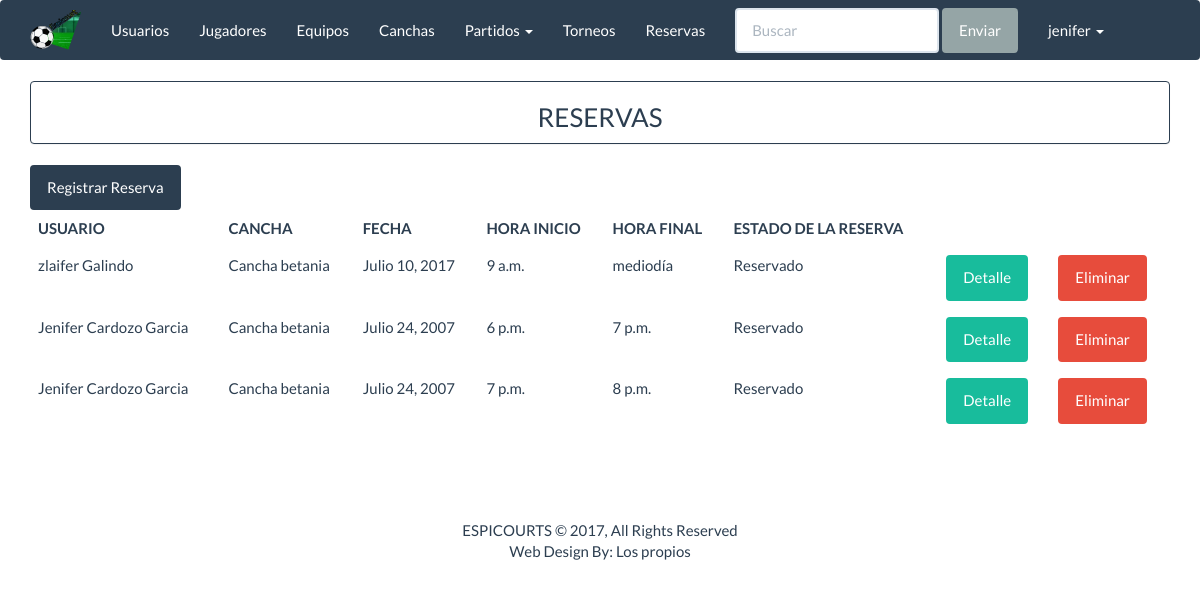
/espicourts/reservas_listar (signed in), run on an earlier commit of the app's database.
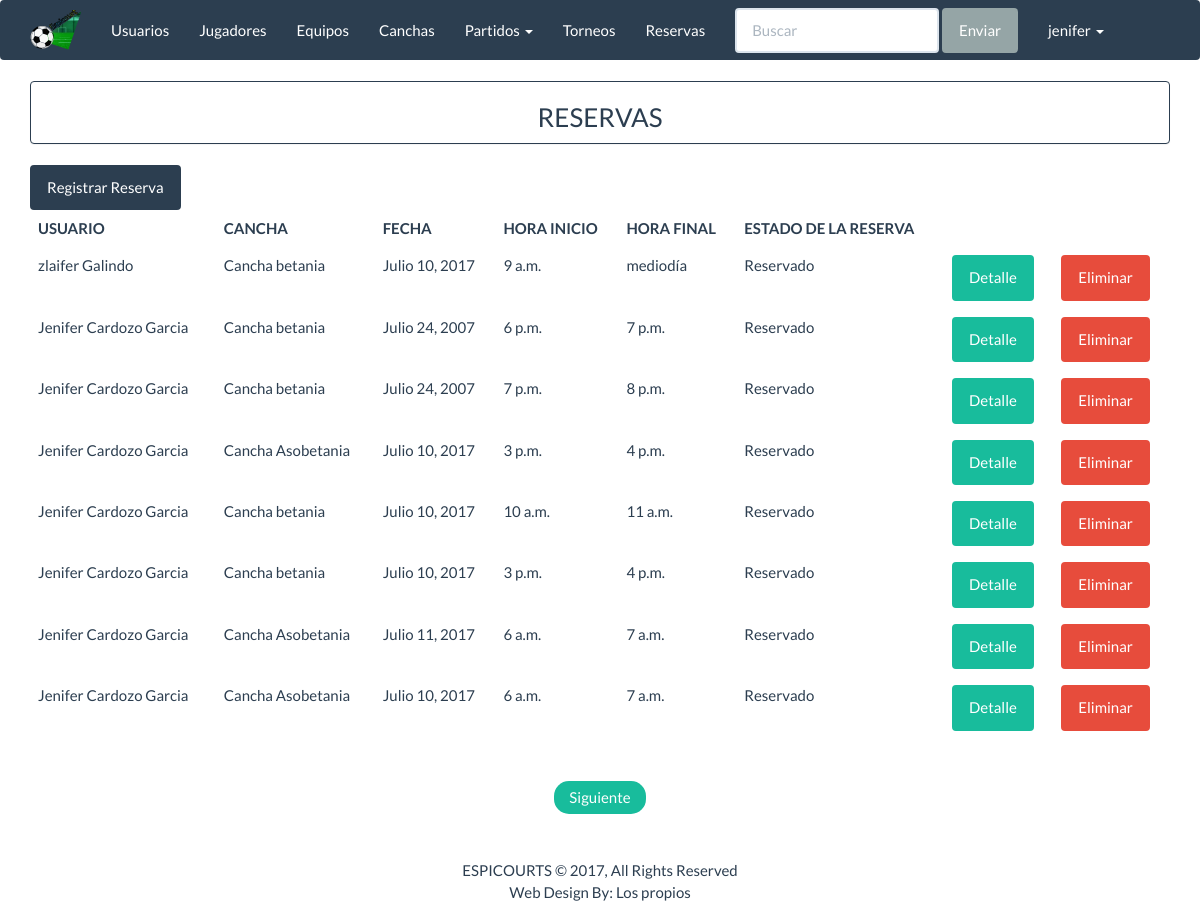
And on a later commit of the database.
### apps/inicio/models.py (models this page shows, shortened)
class Reserva(models.Model):
    fecha_reserva=models.DateField()
    hora_inicio=models.TimeField()
    hora_final = models.TimeField()
    cancha=models.ForeignKey(Cancha)
    usuario=models.ForeignKey(User)
    abono=models.DecimalField(max_digits=6,decimal_places=2)
    estados=((1,'Reservado'),(2,'Disponible'))
    estado_reserva=models.SmallIntegerField(choices=estados)
    class Meta:
        db_table='reserva'
        unique_together = ('hora_inicio', 'cancha')

class Cancha(models.Model):
    nombre_cancha=models.CharField('Nombre', max_length=30)
    direccion_cancha = models.CharField('Direccion', max_length=60)
    class Meta:
        db_table='cancha'

### apps/inicio/views.py (the view)
class ListarReserva(ListView):
    model = Reserva
    template_name = "reservas/reservas_listar.html"
    context_object_name = "reservas"
    paginate_by = 8

### templates/reservas/reservas_listar.html (shortened to what this page needs)
{% extends 'base/base.html' %}
{% block  content%}
<div class="panel panel-primary" align="center">
    <h3>RESERVAS</h3>
</div>
<a class="btn btn-primary " href="{% url 'espicourts:reservas_crear' %}" >Registrar Reserva</a>
<br>
<div class="table-responsive">
    <table class="table table-hover">
        <thead>
            <tr>
                <th>USUARIO</th>
                <th>CANCHA</th>
                <th>FECHA </th>
                <th>HORA INICIO</th>
                <th>HORA FINAL</th>
                <th>ESTADO DE LA RESERVA</th>
            </tr>
        </thead>
        <tbody>
            {% for c in reservas%}
            <tr>
                <td>{{ c.usuario.get_full_name }} </td>
                <td>{{ c.cancha.nombre_cancha}}</td>
                <td>{{ c.fecha_reserva}}</td>
                <td>{{ c.hora_inicio}}</td>
                <td>{{ c.hora_final}}</td>
                <td>{{ c.get_estado_reserva_display}}</td>
                <td>
                     <a href="{% url 'espicourts:reserva_detalle' c.id %}" button class="btn btn-success"> Detalle</a>
                </td>
                <td>
                     <a href="{% url 'espicourts:reservas_eliminar' c.id %}" button class="btn btn-danger"> Eliminar</a>
                </td>
            </tr>
            {% endfor %}
        </tbody>
    </table>
</div>
<div>
    <ul class="pager">
        <li>
            {% if page_obj.has_next %}
            <a href="?page={{ page_obj.next_page_number }}">Siguiente</a>
            {% endif %}
        </li>
    </ul>
</div>
{% endblock%}}

### templates/base/base.html (shortened to what this page needs)
{% load staticfiles %}
<!DOCTYPE html>
<html lang="en">
<head>
    <link rel="stylesheet" href="{% static 'css/bootstrap.min.css' %} ">
</head>
<body>
{% block navbar %}
<nav class="navbar navbar-default" role="navigation">
    <div class="container">
        <div class="navbar-header">
            <a href="{% url 'espicourts:index' %}" class="navbar-brand">
                <img src="../../static/images/espicourts-logo-mini.png" style="margin-top:-10px;"></a>
        </div>
        <ul class="nav navbar-nav navbar-static-top">
            <li><a href="{%  url 'espicourts:usuarios_listar' %}">Usuarios</a></li>
            <li><a href="{%  url 'espicourts:jugadores_listar' %}">Jugadores</a></li>
            <li><a href="{% url 'espicourts:equipos_listar' %}">Equipos</a></li>
            <li><a href="{% url 'espicourts:canchas_listar' %}">Canchas</a></li>
            <li class="dropdown">
                <a href="#" class="dropdown-toggle" data-toggle="dropdown">
                Partidos <b class="caret"></b>
                </a>
            </li>
            <li><a href="{% url 'espicourts:torneos_listar' %}">Torneos</a></li>
            <li><a href="{% url 'espicourts:reservas_listar' %}">Reservas</a></li>
            <form class="navbar-form navbar-left" role="search">
                <div class="form-group">
                    <input type="text" class="form-control" placeholder="Buscar">
                </div>
                <button type="submit" class="btn btn-default">Enviar</button>
            </form>
            <li class="dropdown">
                <a href="#" class="dropdown-toggle" data-toggle="dropdown">
                    {{ user.get_username }} <b class="caret"></b>
                </a>
             </li>
        </ul>
    </div>
</nav>
<div class="container">
{% endblock %}
    {% block content %}
    {% endblock %}
    {% block footer %}
    <footer class="container-fluid text-center bg-lightgray">
        <div class="copyrights" style="margin-top:25px;">
            <p>ESPICOURTS © 2017, All Rights Reserved
                <br>
                <span>Web Design By: Los propios</span></p>
        </div>
    </footer>
    {% endblock %}
</div>
</body>
</html>

What changed in the data, as far as the page shows it:
added Reserva: usuario.get_full_name "Jenifer Cardozo Garcia", cancha.nombre_cancha "Cancha Asobetania", fecha_reserva "Julio 10, 2017", hora_inicio "3 p.m.", hora_final "4 p.m.", estado_reserva "Reservado"
added Reserva: usuario.get_full_name "Jenifer Cardozo Garcia", cancha.nombre_cancha "Cancha betania", fecha_reserva "Julio 10, 2017", hora_inicio "10 a.m.", hora_final "11 a.m.", estado_reserva "Reservado"
added Reserva: usuario.get_full_name "Jenifer Cardozo Garcia", cancha.nombre_cancha "Cancha betania", fecha_reserva "Julio 10, 2017", hora_inicio "3 p.m.", hora_final "4 p.m.", estado_reserva "Reservado"
added Reserva: usuario.get_full_name "Jenifer Cardozo Garcia", cancha.nombre_cancha "Cancha Asobetania", fecha_reserva "Julio 11, 2017", hora_inicio "6 a.m.", hora_final "7 a.m.", estado_reserva "Reservado"
added Reserva: usuario.get_full_name "Jenifer Cardozo Garcia", cancha.nombre_cancha "Cancha Asobetania", fecha_reserva "Julio 10, 2017", hora_inicio "6 a.m.", hora_final "7 a.m.", estado_reserva "Reservado"
Also different on the page:
text now shown: "Siguiente"
